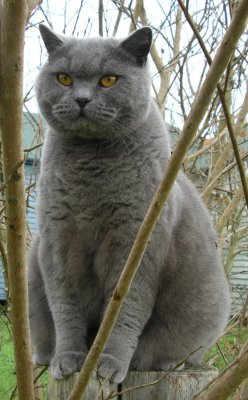
#> input picture pylearn/cat.jpg, 248 x 400 px
$ python PythonNumpyTutorial.py
#> lines starting #> are read from the running program, lines starting #| are printed output that depends on the picture
import numpy as np

def quicksort(arr):
    if len(arr) <= 1:
        return arr
    pivot = arr[len(arr) // 2] # // 保留整数的除 取整
    left = [x for x in arr if x < pivot]
    middle = [x for x in arr if x == pivot]
    right = [x for x in arr if x > pivot]
    return quicksort(left) + middle + quicksort(right)

print(quicksort([3, 6, 8, 10, 1, 2, 1]))

t = True
f = False
print(type(t)) # Prints "<class 'bool'>"
print(t and f) # Logical AND; prints "False"
print(t or f)  # Logical OR; prints "True"
print(not t)   # Logical NOT; prints "False"
print(t != f)  # Logical XOR; prints "True"

hello = "hello"
world = "world"
hw = "%s %s" % (hello, world) # sprintf style string formatting
print(hw)

s = "hello"
print(s.capitalize())  # Capitalize a string; prints "Hello"
print(s.upper())       # Convert a string to uppercase; prints "HELLO"
print(s.rjust(7))      # Right-justify a string, padding with spaces; prints "  hello"
print(s.ljust(7))
print(s.center(7))     # Center a string, padding with spaces; prints " hello "
print(s.replace('l', '(ell)'))  # Replace all instances of one substring with another;
                                # prints "he(ell)(ell)o"
print('  world '.strip())  # Strip leading and trailing whitespace; prints "world"

animals = ['cat', 'dog', 'monkey']
for idx, animal in enumerate(animals): # enumerate 获取脚标
    print('#%d: %s' % (idx + 1, animal))
# Prints "#1: cat", "#2: dog", "#3: monkey", each on its own line

d = {'cat' : 1, }
print(d.get('cat', 'N/A'))
del d['cat']
print(d.get('cat', 'N/A'))

animals = {'cat', 'dog'}
print('cat' in animals)   # Check if an element is in a set; prints "True"
print('fish' in animals)  # prints "False"
animals.add('fish')       # Add an element to a set
print('fish' in animals)  # Prints "True"
print(len(animals))       # Number of elements in a set; prints "3"
animals.add('cat')        # Adding an element that is already in the set does nothing
print(len(animals))       # Prints "3"
animals.remove('cat')     # Remove an element from a set
print(len(animals))       # Prints "2"

from math import sqrt
nums = {int(sqrt(x)) for x in range(30)}
print(nums)  # Prints "{0, 1, 2, 3, 4, 5}"

a = {'a' : 1, 'b' : 2}
print(type(a)) # <class 'dict'>
b = {'a', 'b'}
print(type(b)) # <class 'set'>
c = {(1, 2, 3)}
print(type(c)) # <class 'set'>
d = (1, 2)
print(type(d)) # <class 'tuple'>


class Greeter(object):

    # Constructor
    def __init__(self, name):
        self.name = name  # Create an instance variable

    # Instance method
    def greet(self, loud=False):
        if loud:
            print('HELLO, %s!' % self.name.upper())
        else:
            print('Hello, %s' % self.name)

g = Greeter('Fred')  # Construct an instance of the Greeter class
g.greet()            # Call an instance method; prints "Hello, Fred"
g.greet(loud=True)   # Call an instance method; prints "HELLO, FRED!"


a = np.array([1, 2, 3])   # Create a rank 1 array
print(type(a))            # Prints "<class 'numpy.ndarray'>"
print(a.shape)            # Prints "(3,)"
print(a[0], a[1], a[2])   # Prints "1 2 3"
a[0] = 5                  # Change an element of the array
print(a)                  # Prints "[5, 2, 3]"

b = np.array([[1,2,3],[4,5,6]])    # Create a rank 2 array
print(b.shape)                     # Prints "(2, 3)"
print(b[0, 0], b[0, 1], b[1, 0])   # Prints "1 2 4"


a = np.zeros((2,2))   # Create an array of all zeros
print(a)              # Prints "[[ 0.  0.]
                      #          [ 0.  0.]]"

b = np.ones((1,2))    # Create an array of all ones
print(b)              # Prints "[[ 1.  1.]]"

c = np.full((2,2), 7)  # Create a constant array
print(c)               # Prints "[[ 7.  7.]
                       #          [ 7.  7.]]"

d = np.eye(2)         # Create a 2x2 identity matrix 单位矩阵
print(d)              # Prints "[[ 1.  0.]
                      #          [ 0.  1.]]"

e = np.random.random((2,2))  # Create an array filled with random values
print(e)                     # Might print "[[ 0.91940167  0.08143941]
                             #               [ 0.68744134  0.87236687]]"

# 切片 顾头不顾尾
a = np.array([range(1, 5), range(5, 9), range(9, 13)])
print(a)

b = a[:2, 1:3]
print(b)

# Two ways of accessing the data in the middle row of the array.
# Mixing integer indexing with slices yields an array of lower rank,
# while using only slices yields an array of the same rank as the
# original array:
row_r1 = a[1, :]    # Rank 1 view of the second row of a
row_r2 = a[1:2, :]  # Rank 2 view of the second row of a
print(row_r1, row_r1.shape)  # Prints "[5 6 7 8] (4,)"
print(row_r2, row_r2.shape)  # Prints "[[5 6 7 8]] (1, 4)"

# An example of integer array indexing.
# The returned array will have shape (3,) and
print(a[[0, 1, 2], [0, 1, 0]])  # Prints "[1 6 9]" # 相当于 a[[x1, x2, x3], [y1, y2, y3]]
print(np.array([a[0, 0], a[1, 1], a[2, 0]])) # 上一条语句相当于这一条

b = np.array([0, 2, 1])
print(a[range(3), b]) # [1 7 10]


a = np.array([[1,2], [3, 4], [5, 6]])

bool_idx = (a > 2)   # Find the elements of a that are bigger than 2;
                     # this returns a numpy array of Booleans of the same
                     # shape as a, where each slot of bool_idx tells
                     # whether that element of a is > 2.

print(bool_idx)      # Prints "[[False False]
                     #          [ True  True]
                     #          [ True  True]]"

# We use boolean array indexing to construct a rank 1 array
# consisting of the elements of a corresponding to the True values
# of bool_idx
print(a[bool_idx])  # Prints "[3 4 5 6]"

# We can do all of the above in a single concise statement:
print(a[a > 2])     # Prints "[3 4 5 6]"


x = np.array([[1,2],[3,4]], dtype=np.float64)
y = np.array([[5,6],[7,8]], dtype=np.float64)

# Elementwise sum; both produce the array
# [[ 6.0  8.0]
#  [10.0 12.0]]
print(x + y)
print(np.add(x, y))

# Elementwise difference; both produce the array
# [[-4.0 -4.0]
#  [-4.0 -4.0]]
print(x - y)
print(np.subtract(x, y))

# Elementwise product; both produce the array
# [[ 5.0 12.0]
#  [21.0 32.0]]
print(x * y)
print(np.multiply(x, y))

# Elementwise division; both produce the array
# [[ 0.2         0.33333333]
#  [ 0.42857143  0.5       ]]
print(x / y)
print(np.divide(x, y))

# Elementwise square root; produces the array
# [[ 1.          1.41421356]
#  [ 1.73205081  2.        ]]
print(np.sqrt(x))

v = np.array([9, 10])
w = np.array([11, 12])
print(v.dot(w)) # 219 9*11+10*12
print(np.dot(v, w))

x = np.array([[1, 0], [0, 1]])
y = np.array([[2, 1], [2, 1]])
print(x.dot(y))


x = np.array([[1,2],[3,4]]) # 求和 求行列式值

print(np.sum(x))  # Compute sum of all elements; prints "10"
print(np.sum(x, axis=0))  # Compute sum of each column; prints "[4 6]"
print(np.sum(x, axis=1))  # Compute sum of each row; prints "[3 7]"


x = np.array([[1,2], [3,4]]) # T转置
print(x)    # Prints "[[1 2]
            #          [3 4]]"
print(x.T)  # Prints "[[1 3]
            #          [2 4]]"

# Note that taking the transpose of a rank 1 array does nothing:
v = np.array([1,2,3])
print(v, v.shape)    # Prints "[1 2 3]"
w = v.T
print(w, w.shape)  # Prints "[1 2 3]"


# We will add the vector v to each row of the matrix x,
# storing the result in the matrix y
x = np.array([[1,2,3], [4,5,6], [7,8,9], [10, 11, 12]])
v = np.array([1, 0, 1])
vv = np.tile(v, (4, 1))   # Stack 4 copies of v on top of each other
print(vv)                 # Prints "[[1 0 1]
                          #          [1 0 1]
                          #          [1 0 1]
                          #          [1 0 1]]"
y = x + vv  # Add x and vv elementwise
print(y)  # Prints "[[ 2  2  4
          #          [ 5  5  7]
          #          [ 8  8 10]
          #          [11 11 13]]"

a = np.array([1, 2])
b = np.tile(a, (4, 3))
print(b) # [[1 2 1 2 1 2]
         #  [1 2 1 2 1 2]
         #  [1 2 1 2 1 2]
         #  [1 2 1 2 1 2]]

c = np.tile(1, (2, 2))
print(c) # [[1 1]
         #  [1 1]]

# We will add the vector v to each row of the matrix x,
# storing the result in the matrix y
x = np.array([[1,2,3], [4,5,6], [7,8,9], [10, 11, 12]])
v = np.array([1, 0, 1])
y = x + v  # Add v to each row of x using broadcasting
print(y)  # Prints "[[ 2  2  4]
          #          [ 5  5  7]
          #          [ 8  8 10]
          #          [11 11 13]]"

# 两个维度相同 或者其中一个为1则可以broadcasting成与高维度一样大小的array
# Broadcasting two arrays together follows these rules:

#     If the arrays do not have the same rank, prepend the shape of the lower rank array with 1s until both shapes have the same length.
#     The two arrays are said to be compatible in a dimension if they have the same size in the dimension, or if one of the arrays has size 1 in that dimension.
#     The arrays can be broadcast together if they are compatible in all dimensions.
#     After broadcasting, each array behaves as if it had shape equal to the elementwise maximum of shapes of the two input arrays.
#     In any dimension where one array had size 1 and the other array had size greater than 1, the first array behaves as if it were copied along that dimension

# Compute outer product of vectors
v = np.array([1,2,3])  # v has shape (3,)
w = np.array([4,5])    # w has shape (2,)
# To compute an outer product, we first reshape v to be a column
# vector of shape (3, 1); we can then broadcast it against w to yield
# an output of shape (3, 2), which is the outer product of v and w:
# [[ 4  5]
#  [ 8 10]
#  [12 15]]
print(np.reshape(v, (3, 1)) * w)

# Add a vector to each row of a matrix
x = np.array([[1,2,3], [4,5,6]])
# x has shape (2, 3) and v has shape (3,) so they broadcast to (2, 3),
# giving the following matrix:
# [[2 4 6]
#  [5 7 9]]
print(x + v)

# Add a vector to each column of a matrix
# x has shape (2, 3) and w has shape (2,).
# If we transpose x then it has shape (3, 2) and can be broadcast
# against w to yield a result of shape (3, 2); transposing this result
# yields the final result of shape (2, 3) which is the matrix x with
# the vector w added to each column. Gives the following matrix:
# [[ 5  6  7]
#  [ 9 10 11]]
print((x.T + w).T)
# Another solution is to reshape w to be a column vector of shape (2, 1);
# we can then broadcast it directly against x to produce the same
# output.
print(x + np.reshape(w, (2, 1)))

# Multiply a matrix by a constant:
# x has shape (2, 3). Numpy treats scalars as arrays of shape ();
# these can be broadcast together to shape (2, 3), producing the
# following array:
# [[ 2  4  6]
#  [ 8 10 12]]
print(x * 2)


import numpy as np
import matplotlib.pyplot as plt

# Compute the x and y coordinates for points on a sine curve
x = np.arange(0, 3 * np.pi, 0.1)
y = np.sin(x)

# Plot the points using matplotlib
plt.plot(x, y)
plt.show()  # You must call plt.show() to make graphics appear.
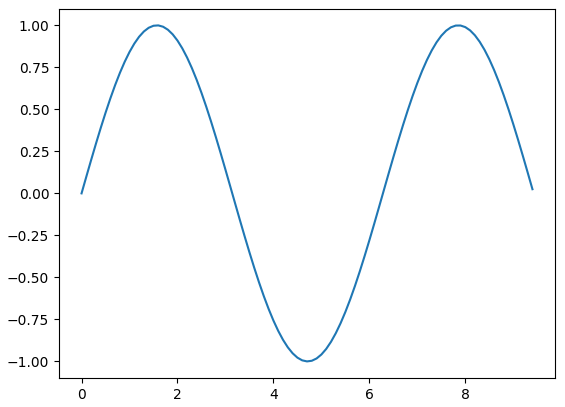
#> figure drawn by matplotlib, 1 panel; curve peaks at x = 1.6, y = 1


# Compute the x and y coordinates for points on sine and cosine curves
x = np.arange(0, 3 * np.pi, 0.1)
y_sin = np.sin(x)
y_cos = np.cos(x)

# Plot the points using matplotlib
plt.plot(x, y_sin)
plt.plot(x, y_cos)
plt.xlabel('x axis label')
plt.ylabel('y axis label')
plt.title('Sine and Cosine')
plt.legend(['Sine', 'Cosine'])
plt.show()
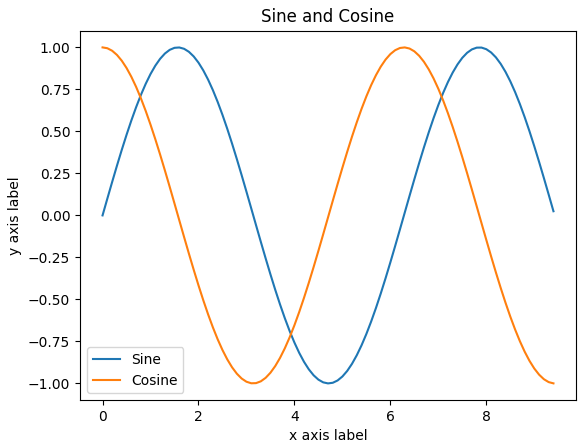
#> figure drawn by matplotlib, 1 panel; curve peaks at x = 1.6, y = 1; curve peaks at x = 0, y = 1

# Set up a subplot grid that has height 2 and width 1,
# and set the first such subplot as active.
plt.subplot(2, 1, 1)

# Make the first plot
plt.plot(x, y_sin)
plt.title('Sine')

# Set the second subplot as active, and make the second plot.
plt.subplot(2, 1, 2)
plt.plot(x, y_cos)
plt.title('Cosine')

# Show the figure.
plt.show()
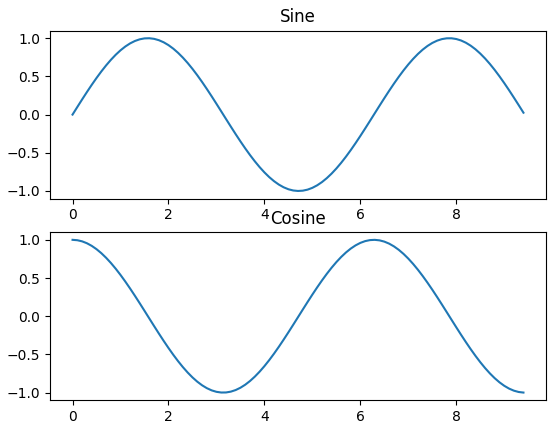
#> figure drawn by matplotlib, 2 panels; panel 1: curve peaks at x = 1.6, y = 1; panel 2: curve peaks at x = 0, y = 1

import imageio
a = imageio.imread('cat.jpg')
#> a is the input picture: shape (400, 248, 3); mean R, G, B 117.6, 116.7, 103.4
b = imageio.imread('cat_tinted.jpg')
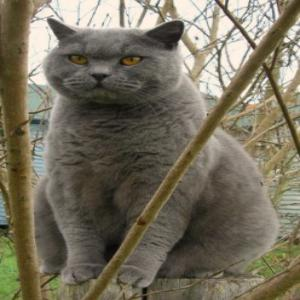
#> input picture pylearn/cat_tinted.jpg, 300 x 300 px
#> b is the input picture: shape (300, 300, 3); mean R, G, B 117.6, 111, 93.1

plt.subplot(1, 2, 1)
plt.imshow(a)
plt.subplot(1, 2, 2)
plt.imshow(b)
plt.show()

test = np.array([1, 2, 3, 4, 4, 6, 7, 1, 2, 3, 1]) # 查找出现次数最多的数字 argmax + bincount
print(test.shape)
print(np.argmax(np.bincount(test)))

print(np.sort(test)) # 从小到大排序

print(np.linalg.norm(test)) # 求范数
